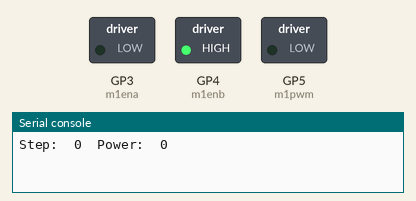
Recording of a program running on a simulated Raspberry Pi Pico running MicroPython. On the bench: switched loads named in the program (green lamp = pin HIGH), the last lines printed to the serial console. At 4.0 s the program stops and its outputs stay as they are.

Above: at 0.1 s.
At 1.1 s:
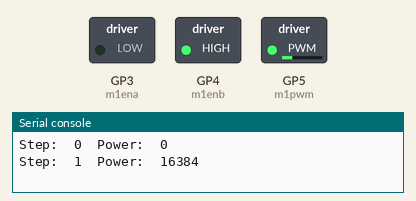
At 2.1 s:
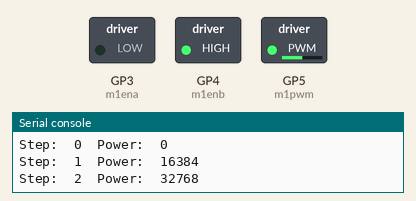
At 3.1 s:
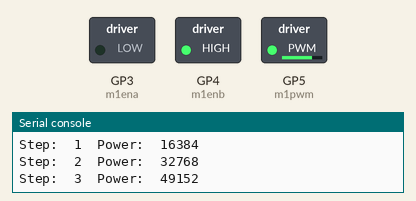
Timing chart, 0 to 5.5 s (numbered marks = the images above):
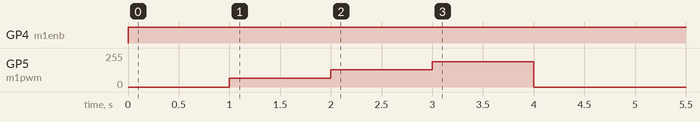

The program:

testMotor.py
```python
from machine import Pin
from machine import PWM
import utime

m1ena = Pin(3, Pin.OUT )
m1enb = Pin(4, Pin.OUT )
m1pwm = PWM(Pin(5))

m1ena.value(0)
m1enb.value(1)
m1pwm.freq(500)

for i in range(4):
    power = i*4096*4
    m1pwm.duty_u16( power )
    print ( "Step: ", i, " Power: ", power )
    utime.sleep(1)

m1pwm.duty_u16(0)
```

Measured:
- by itself, GP4 (m1enb): LOW → HIGH at 0.00 s
- by itself, GP5 (m1pwm): 0/255 → 64/255 at 1.0 s, → 128/255 1.0 s later, → 191/255 1.0 s later, → 0/255 1.0 s later
